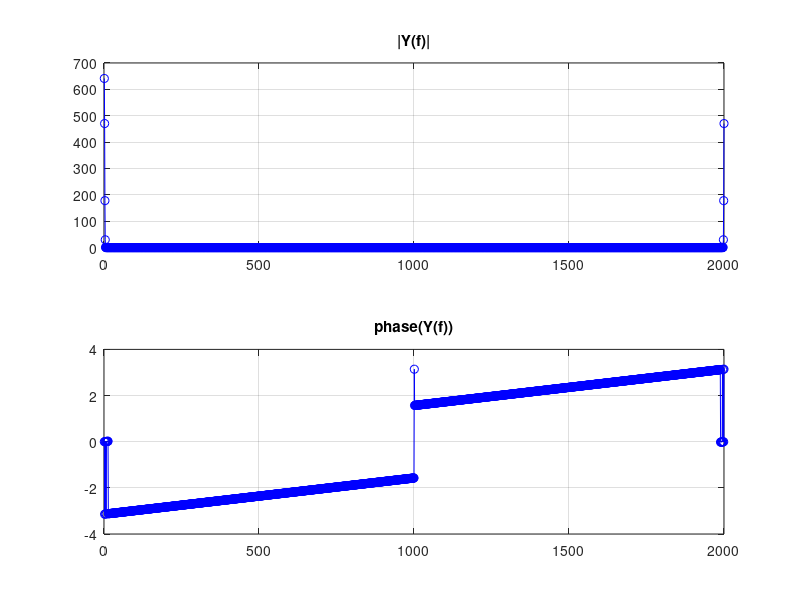
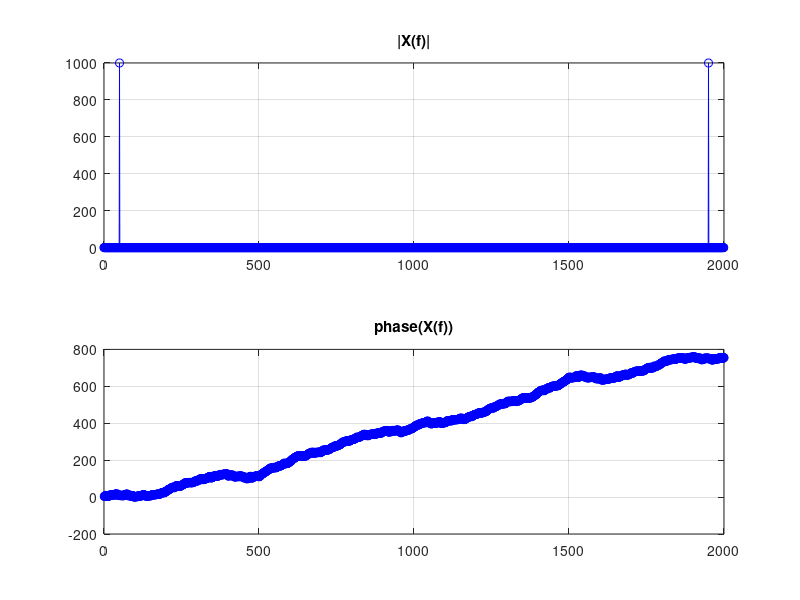
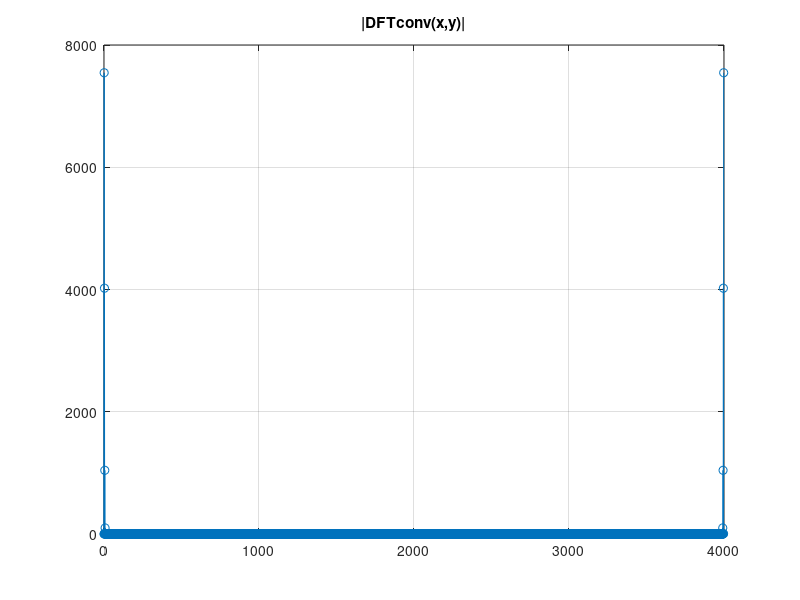
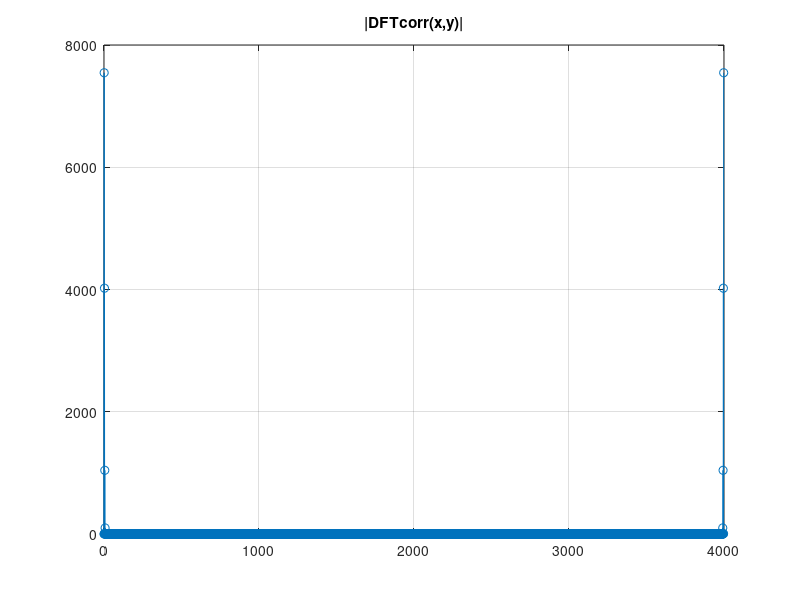

Recreate these plots in MATLAB, in order.
% Problem 4_9

N = 2000; fs = 2000;
dt = 1/fs;
t = (0:N-1)*dt;
f = (0:N-1)*fs/N;
x = sin(2*pi*50*t);
y = kaiser(N, 15);
X = fft(x);
Y = fft(y);

% ---------------------------------------------
% spectrum of kaiser window

figure;
subplot(211); plot(abs(Y),'bo-'); title('|Y(f)|'); grid;
subplot(212); plot(angle(Y),'bo-'); title('phase(Y(f))'); grid;
pause

% ---------------------------------------------
% spectrum of sine

figure;
subplot(211); plot(f, abs(X), 'bo-'); title('|X(f)|'); grid;
subplot(212); plot(unwrap(angle(X)), 'bo-'); title('phase(X(f))'); grid;
pause

% ---------------------------------------------
% convolution

x1 = conv(x,y);
X1 = fft(x1);

figure;
plot((0:2*N-2)*fs/N, abs(X1), '-o'); title('|DFT{conv(x,y)}|'); grid;
pause

% ---------------------------------------------
% correlation

x2 = xcorr(x,y);
X2 = fft(x2);

figure;
plot((0:2*N-2)*fs/N, abs(X1), '-o'); title('|DFT{corr(x,y)}|'); grid;
pause

% ---------------------------------------------
% derivative

x3 = diff(x)./diff(t);
x3(2000) = x(2000)-x(1999);
X3 = fft(x3);

figure;
plot(f, abs(X3), '-o'); title('|DFT{dx(t)/dt}|'); grid;
pause

% ---------------------------------------------
% time scaling

t4 = 4*t;
x4 = sin(2*pi*50*t4);
X4 = fft(x4);

figure;
plot(f, abs(X4), '-o'); title('|DFT{x(4t)}|'); grid;
pause

% ---------------------------------------------
% time reverse

x5 = -x;
X5 = fft(x5);

figure;
plot(f, abs(X5), '-o'); title('|DFT{x(-t)}|'); grid;
pause


